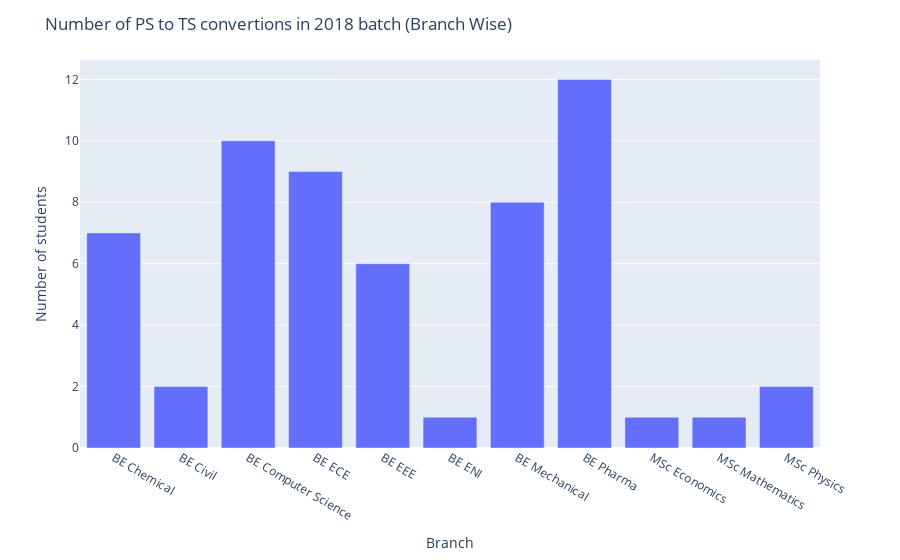

The cell this chart's notebook holds for it:
### Code cell
ts = pd.DataFrame(df[df["ConvertedToTS"]==True].groupby("Branch").count()["ID"]).reset_index()
fig = px.bar(ts,x="Branch",y="ID")
fig.update_layout(title = 'Number of PS to TS convertions in 2018 batch (Branch Wise)',xaxis_title="Branch",yaxis_title="Number of students")
fig.update_traces(hovertemplate =
    'Number of students: %{y}'+
    '<br>Branch: %{x}<br>')

### Figure 1 — Plotly figure (JSON) as saved in the notebook; plotly's stock layout.template omitted (floating-point values rounded to 4 significant figures)
{"data": [{"alignmentgroup": "True", "hovertemplate": "Number of students: %{y}<br>Branch: %{x}<br>", "legendgroup": "", "marker": {"color": "#636efa", "pattern": {"shape": ""}}, "name": "", "offsetgroup": "", "orientation": "v", "showlegend": false, "textposition": "auto", "type": "bar", "x": ["BE Chemical", "BE Civil", "BE Computer Science", "BE ECE", "BE EEE", "BE ENI", "BE Mechanical", "BE Pharma", "MSc Economics", "MSc Mathematics", "MSc Physics"], "xaxis": "x", "y": [7, 2, 10, 9, 6, 1, 8, 12, 1, 1, 2], "yaxis": "y"}], "layout": {"barmode": "relative", "legend": {"tracegroupgap": 0}, "margin": {"t": 60}, "title": {"text": "Number of PS to TS convertions in 2018 batch (Branch Wise)"}, "xaxis": {"anchor": "y", "domain": [0, 1], "title": {"text": "Branch"}}, "yaxis": {"anchor": "x", "domain": [0, 1], "title": {"text": "Number of students"}}}}
